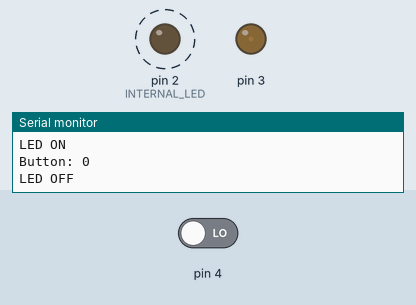
Simulated run of this sketch. Board: Arduino Nano, built with avr-gcc and run on an emulated ATmega328P. On the bench: output pins drawn as LEDs (lit = HIGH), the last lines printed to the serial monitor. Dashed ring = blinking. The test bench sets the inputs (shaded band); at power-on: pin 4 LOW.

Above: at 5.6 s.
5.7 s: pin 4 driven HIGH
At 6.3 s:
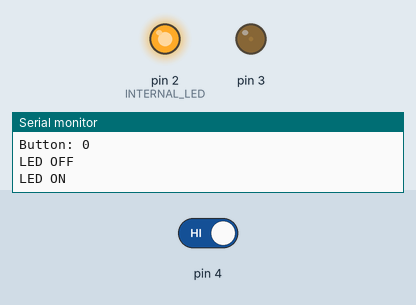
At 7.2 s:
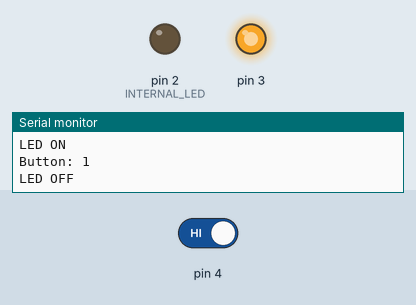
Timing chart, 0 to 20.4 s (numbered marks = the images above; inputs shaded):
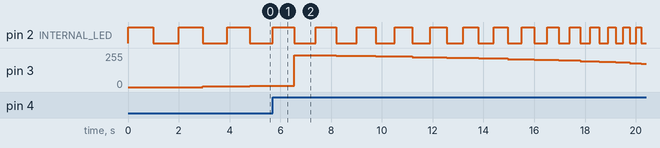

Measured:
- by itself, pin 2 (INTERNAL_LED): repeats every 1.4 s: HIGH 0.70 s, LOW 0.70 s

The sketch:

Blink.ino
```cpp
// ESP32/PI Pico
#define INTERNAL_ESP_PICO_LED 2

// Cheap Yellow Display
#define INTERNAL_LED_CYD_RED 4
#define INTERNAL_LED_CYD_GREEN 16
#define INTERNAL_LED_CYD_BLUE 17

// Arduino Nano
#define INTERNAL_ARDUINO_NANO_LED LED_BUILTIN

#define INTERNAL_LED 2

void setup() {
  pinMode(INTERNAL_LED, OUTPUT);
  pinMode(3, OUTPUT);
  pinMode(4, INPUT);
  Serial.begin(115200);
  digitalWrite(3, LOW);
}

void loop() {
  int interval = 1000;
  int intensity = 0;
  int button = 0;
  char buffer[128];
  do {
    digitalWrite(INTERNAL_LED, HIGH);
    //    analogWrite(3, 0);
    Serial.println("LED ON");
    delay(interval);
    digitalWrite(INTERNAL_LED, LOW);
    button = digitalRead(4);
    sprintf(buffer, "Button: %d", button);
    Serial.println(buffer);
    if (button == HIGH) {
      analogWrite(3, 255 - intensity);
    } else {
      analogWrite(3, intensity);
    }
    Serial.println("LED OFF");
    delay(interval);
    interval -= 50;
    if (interval < 100) {
      interval = 1000;
    }
    intensity += 5;
    if (intensity > 255) {
      intensity = 0;
    }
  } while (true);
}
```
